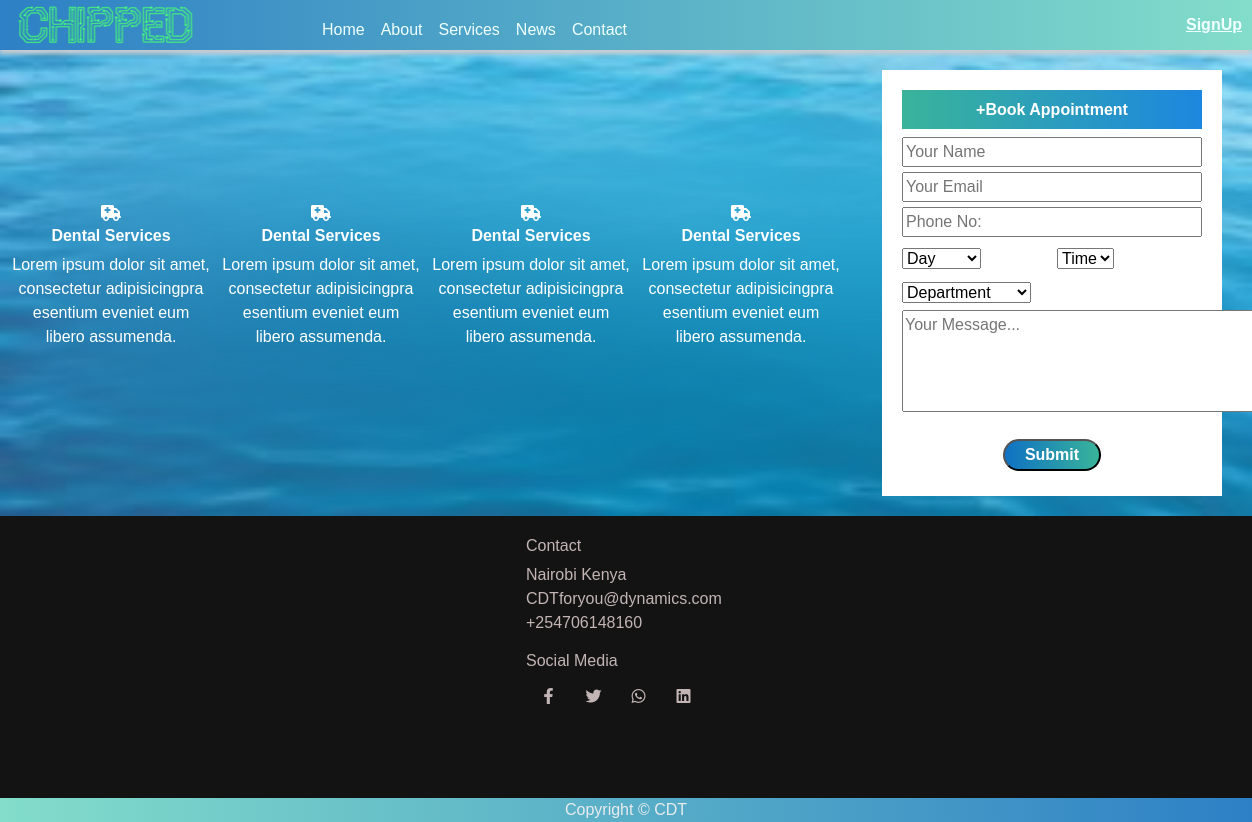
The page /services/serives-under/dental-services-cat/ on the database its author committed.
### hospital_website/models/models.py (models this page shows, shortened)
class BaseData(models.Model):
    logo_img = models.ImageField(default='default.png', upload_to='company_Logo',null=True, blank=True)
    logo_name = models.CharField(default='Chipped', max_length=100, null=False)
    footer = models.CharField(default='Update Footer ', max_length=100, null=False)

class ContactSidebarCompanyInfo(models.Model):
    name = models.CharField(max_length=100, null=False)
    phone_number = PhoneNumberField()
    email = models.EmailField(null=False)
    address = models.CharField(max_length=200, null=False)

### hospital_services/models.py (models this page shows, shortened)
class ServiceOffered(models.Model):
    category = models.ForeignKey(ServiceCategory, on_delete=models.CASCADE)
    service_name = models.CharField(default='Dental Services', max_length=100, null=False)
    description = models.TextField(
        default='Lorem ipsum dolor sit amet, consectetur adipisicingpra esentium eveniet eum libero assumenda.',
        null=False
    )

### hospital_services/views.py (the view, shortened to what this page needs)
# urls.py: path('serives-under/<slug:slug>/', services_offered, name='services_offered'),
def services_offered(request, slug):
    category = get_object_or_404(ServiceCategory, slug=slug)
    services = category.serviceoffered_set.all()
    form = AppointmentForm()
    info = HomePage.objects.first()
    side_info = ContactSidebarCompanyInfo.objects.first()
    base = BaseData.objects.first()
    top_footer_headings = TopFooterHeading.objects.all()
    social_media_links = SocialMediaLink.objects.first()  # Assuming there's only one instance
    context = {
        'top_footer_headings': top_footer_headings,
        'social_media_links': social_media_links,
        'form': form,
        'base': base,
        'info': info,
        'services': services,
        'company_info': side_info,
        }
    return render(request, 'services_offered.html', context)

### hospital_services/forms.py
class AppointmentForm(forms.Form):
    name = forms.CharField(max_length=100, widget=forms.TextInput(attrs={'placeholder': 'Your Name'}))
    email = forms.EmailField(widget=forms.TextInput(attrs={'placeholder': 'Your Email'}))
    phone = forms.CharField(max_length=20, widget=forms.TextInput(attrs={'placeholder': 'Phone No:'}))
    day = forms.CharField(max_length=20, widget=forms.Select(choices=[('Day', 'Day'), ('Sunday', 'Sunday'), ('Monday', 'Monday')]))
    time = forms.CharField(max_length=20, widget=forms.Select(choices=[('Time', 'Time'), ('AM', 'AM'), ('PM', 'PM')]))
    department = forms.CharField(max_length=100, widget=forms.Select(choices=[('Department', 'Department'), ('Eyes checkup', 'Eyes checkup'), ('Teeth Checkup', 'Teeth Checkup')]))
    message = forms.CharField(widget=forms.Textarea(attrs={'rows': 4, 'placeholder': 'Your Message...'}))

### templates/services_offered.html (shortened to what this page needs)
{% extends 'base.html' %}
{% load static %}
{% block css %}
<link rel="stylesheet" href="{% static 'css/services.css' %}" type="text/css">
{% endblock css %}
{% block content %}
<section class="services">
    <div class="div1">
        {% for service in services %}
            <div class="service">
                <div><i class="fa-icon fa-solid fa-truck-medical"></i></div>
                <h6 style="font-weight: 700;">
                    {{ service.service_name }}
                </h6>
                <p>
                    {{ service.description }}
                </p>
            </div>
        {% endfor %}
    </div>
    <div class="div2">
            <div>
                <h5 >+Book Appointment</h5>
            </div>
            <div class="form">
                <form method="post">
                    <div class="form-group">
                        {{ form.name }}
                    </div>
                    <div class="form-group">
                        {{ form.email }}
                    </div>
                    <div class="form-group">
                        {{ form.phone }}
                    </div>
                    <div style="display: flex;">
                        <div class="form-group" style="width: 50%;margin-right: 5px;">
                            {{ form.day }}
                        </div>
                        <div class="form-group" style="width: 50%;margin-left: 5px;">
                            {{ form.time }}
                        </div>
                    </div>
                    <div class="form-group">
                        {{ form.department }}
                    </div>
                    <div class="form-group">
                        {{ form.message }}
                    </div>
                    <div class="form-group button">
                        <button type="submit">Submit</button>
                    </div>
                </form>
            </div>
    </div>
</section>
{% endblock content %}

### templates/base.html (shortened to what this page needs)
<!DOCTYPE html> {% load static %}
<html lang="en">
<head>
    <link href="https://cdn.jsdelivr.net/npm/bootstrap@5.0.2/dist/css/bootstrap.min.css" rel="stylesheet"
>
        <link rel="stylesheet" href="https://cdn.jsdelivr.net/npm/bootstrap-icons@1.10.5/font/bootstrap-icons.css">
    <link rel="stylesheet" href="{% static 'css/style.css' %}" type="text/css">
    <link rel="stylesheet" href="{% static 'css/nav.css' %}" type="text/css">
    <link rel="stylesheet" href="{% static 'css/top-footer.css' %}" type="text/css">
    <link rel="stylesheet" href="{% static 'css/loading.css' %}">
    <link rel="stylesheet" href="{% static 'css/maicons.css' %}" type="text/css">
    <link rel="stylesheet" href="https://cdnjs.cloudflare.com/ajax/libs/font-awesome/6.2.0/css/all.min.css">
    {% block css %} {% endblock css %}
</head>
<body class="preload">
    <header class="header">
        <div id="logo">
            <a href="{% url 'main_index' %}">
                <span class="logo">
                    <img src="{{base.logo_img.url}}" width="180" height="40" alt="{{base.logo_name}}">
                </span>
            </a>
        </div>
        <div id="navbar_d">
            <div id="links">
                <a href="{% url 'main_index' %}">Home</a>
                <a href="{% url 'about' %}">About</a>
                <a href="{% url 'services' %}">Services</a>
                <a href="{% url 'blog:blog_home' %}">News</a>
                <a href="{% url 'contact' %}">Contact</a>
            </div>
        </div>
        <div class="user nav-item dropdown dashboard">
            {% if user.is_authenticated %}
            <a href="#" class="dropdown-toggle" type="button" id="dropdownMenuButton1" data-bs-toggle="dropdown"
                aria-expanded="false">
                <img src="{{user.profile.image.url}}" width="40" height="40" class="rounded-circle" alt="Avatar">
            </a>
            <div class="dropdown-menu">
                <a href="{% url 'profile' %}" class="dropdown-item"><i
                        class="fa fa-user"></i> Profile</a>
                <a href="{% url 'password_change' %}" class="dropdown-item"><i class="fa fa-sliders"></i> Change
                    password</a>
                <div class="divider dropdown-divider"></div>
                <a href="{% url 'logout' %}" class="dropdown-item"> Logout</a>
            </div>
            {% else %}
            <a href="{% url 'login' %}"> <span>SignUp</span> </a>
            {%endif %}
        </div>
    </header>
    <main class="containerl-xxl">
        {% block content %} {% endblock content %}
        <footer class="top-footer">
            <div class="f-contact">
                <div id="f-contact">
                    <h4>Contact</h4>
                    <ul>
                        <li>
                            {{ company_info.address }}
                        </li>
                        <li>
                            {{ company_info.email }}
                        </li>
                        <li>{{ company_info.phone_number }}</li>
                    </ul>
                </div>
                <div id="f-socialmedia">
                    <h4>Social Media</h4>
                    <ul>
                        <li>
                            <a href="{{ social_media_links.facebook_link }}"><i class="fa-brands fa-facebook-f"></i>
                            </a>
                        </li>
                        <li>
                            <a href="{{ social_media_links.twitter_link }}"><i class="fa-brands fa-twitter"></i>
                            </a>
                        </li>
                        <li>
                            <a href="{{ social_media_links.whatsapp_link }}"><i class="fa-brands fa-whatsapp"></i>
                            </a>
                        </li>
                        <li>
                            <a href="{{ social_media_links.linkedIn_link }}"><i class="fa-brands fa-linkedin"></i>
                            </a>
                        </li>
                    </ul>
                </div>
            </div>
        </footer>
        <footer class="mt3 text-center footer">
             Copyright © {{base.footer}}
        </footer>
    </main>
</body>
</html>

### static/css/style.css (style rules this page uses)
li { list-style: none; }
body { background-color: #e9ebee; --header-height: 50px; --footer-height: 22px; margin: var(--header-height) 0 var(--footer-height) 0; font-family: sans-serif; }

### static/css/nav.css (style rules this page uses)
.header { position: fixed; padding: 0; top: 0; left: 0; width: 100%; height: var(--header-height) ; background: linear-gradient(to right, #2d80c5 0%, #83ddca 100%); display: grid; grid-template-columns: repeat(12, 1fr); gap: 12px; backdrop-filter: blur(3px); -webkit-backdrop-filter: blur(3px); z-index: 1000; }
#logo { grid-column: 6; margin: 0 auto; font-family: "Open Sans" sans-serif; font-size: 30px; font-weight: 700; color: #000; text-transform: uppercase; }
#logo a { text-decoration: none; }
.user { grid-column: 9; display: flex; align-items: center; }
.user a { color: azure; font-weight: 600; }
.footer { color: #e9ebee; position: fixed; bottom: 0; width: 100%; background: linear-gradient(to right, #83ddca 0%, #2d80c5 100%); z-index: 10; }
@media (min-width: 720px) { .header { display: grid; grid-template-columns: repeat(12, 1fr); gap: 12px; justify-content: start; align-items: center; min-height: var(--header-height); z-index: 1000; background-color: rgba(1, 2, 4, 0.7); grid-gap: 1em; padding: 0 10px; -webkit-box-shadow: -1px 4px 5px 0px rgba(209, 205, 209, 1); -moz-box-shadow: -1px 4px 5px 0px rgba(209, 205, 209, 1); box-shadow: -1px 4px 5px 0px rgba(209, 205, 209, 1); } }
@media (min-width: 720px) { #logo { grid-column: 1 / span 2; } }
@media (min-width: 720px) { #navbar_d { grid-column: 4 / span 5; } }
@media (min-width: 720px) { .user { grid-column: 11/ span 2; display: inline-flex; justify-content: right; } }
@media (min-width: 720px) { #logo { display:grid; margin-top:10; font-family: "Open Sans" sans-serif; font-size: 30px; font-weight: 700; color: #000; text-transform: uppercase; } }
@media (min-width: 720px) { #links { display:grid; padding-top: 10px; align-items: center; grid-auto-flow: column; grid-gap: 1em; width: fit-content; } }
@media (min-width: 720px) { #links a { color: azure; font-family: "Open Sans" sans-serif; font-size: 18px; text-decoration: none; } }

### static/css/top-footer.css (style rules this page uses)
ul { padding-left: 0; }
.top-footer a { text-decoration: none; color: #c3b5b5; }
.top-footer { display: grid; grid-template-columns: repeat(auto-fit, 200px); gap:30px; justify-content: center; padding-bottom: 70px; grid-auto-flow: dense; background-color: rgb(20, 19, 19); color: #c3b5b5; padding-top: 20px; position: relative; z-index: 2; }
.top-footer div { display: flex; flex-direction: column; width: fit-content; }
#f-socialmedia ul { display: flex; }
#f-socialmedia ul li { margin: 0 5px; border-radius: 50px; font-size: 20px; }
#f-socialmedia ul li a { display: flex; padding: 0 6px; justify-content: center; align-items: center; height: 35px; width: 35px; }

### static/css/services.css (style rules this page uses)
.services { display: grid; grid-template-columns: auto 400px; align-items: center; }
.div1 { display: grid; grid-template-columns: repeat(auto-fit, 200px); grid-gap:10px; margin-top: 20px; margin-bottom: 20px; justify-content: center; grid-auto-flow: dense; }
.service { display: flex; flex-direction: column; align-items: center; color: white; }
.service p { text-align: center; }
.fa-icon { font-size: 24px; }
.div2 { padding: 20px; background: white; margin: 20px 30px; height: fit-content; }
.div2 h5 { text-align: center; background: linear-gradient(to right, #39b49a 0%, #1d86df 100%); color: white; font-weight: 700; padding: 10px 0; }
.form-group { margin: 5px 0; }
input { width: 100%; }
.button { display: flex; justify-content: center; margin-top: 20px; }
.button button { border-radius: 20px; padding: 2px 20px; background: linear-gradient(to right, #0f71c3 0%, #39b49a 100%); color: white; font-weight: 600; }

### rows shown on the page
BaseData: logo_img (picture), footer "CDT"
ServiceOffered: service_name "Dental Services", description "Lorem ipsum dolor sit amet, consectetur adipisicingpra esentium eveniet eum libero assumenda."
ServiceOffered: service_name "Dental Services", description "Lorem ipsum dolor sit amet, consectetur adipisicingpra esentium eveniet eum libero assumenda."
ServiceOffered: service_name "Dental Services", description "Lorem ipsum dolor sit amet, consectetur adipisicingpra esentium eveniet eum libero assumenda."
ServiceOffered: service_name "Dental Services", description "Lorem ipsum dolor sit amet, consectetur adipisicingpra esentium eveniet eum libero assumenda."
ContactSidebarCompanyInfo: address "Nairobi Kenya", email "CDTforyou@dynamics.com", phone_number "+254706148160"
